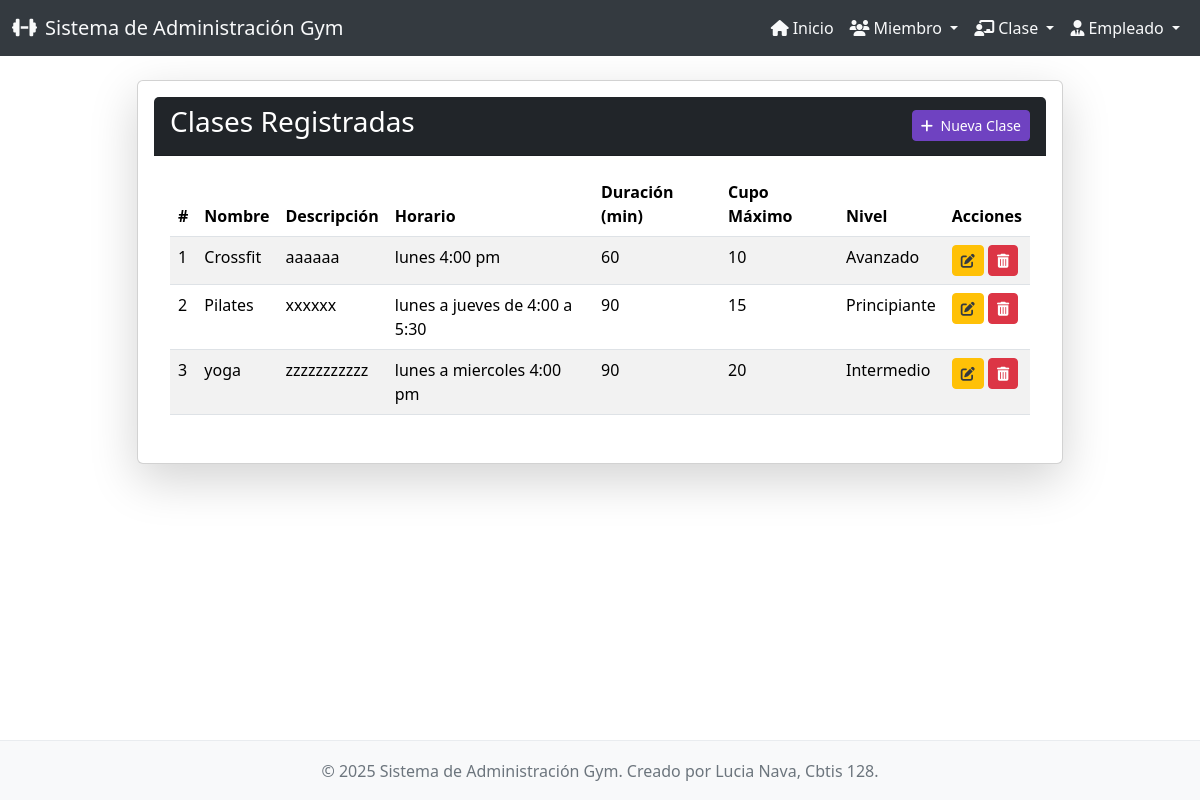
Page /clases/ on the committed database.
### app_gym/models.py (models this page shows, shortened)
class Clase(models.Model):
    nombre_clase = models.CharField(max_length=100)
    descripcion = models.TextField(blank=True, null=True)
    horario = models.CharField(max_length=50) # Ejemplo: "Lunes 10:00-11:00"
    duracion_minutos = models.IntegerField()
    cupo_maximo = models.IntegerField()
    nivel_dificultad = models.CharField(
        max_length=20,
        choices=[
            ('Principiante', 'Principiante'),
            ('Intermedio', 'Intermedio'),
            ('Avanzado', 'Avanzado'),
        ],
        default='Principiante'
    )

### app_gym/views.py (the view)
# urls.py: path('clases/', views.ver_clases, name='ver_clases'),
def ver_clases(request):
    try:
        clases = Clase.objects.all().order_by('horario', 'nombre_clase')
        if not clases.exists():
            messages.info(request, "No hay clases registradas para mostrar. ¡Añade algunas!")
        context = {'clases': clases}
        return render(request, 'clases/ver_clases.html', context)
    except Exception as e:
        messages.error(request, f"Ocurrió un error al cargar las clases: {e}")
        return render(request, 'app_gym/inicio.html', {'error_message': str(e)})

### app_gym/templates/clases/ver_clases.html (shortened to what this page needs)
{% extends 'app_gym/base.html' %}
{% block content %}
<div class="row justify-content-center">
    <div class="col-md-10">
        <div class="card shadow-lg p-3 mb-5 bg-body rounded">
            <div class="card-header bg-dark text-white text-center d-flex justify-content-between align-items-center">
                <h3>Clases Registradas</h3>
                <a href="{% url 'agregar_clase' %}" class="btn btn-primary btn-sm">
                    <i class="fas fa-plus me-1"></i> Nueva Clase
                </a>
            </div>
            <div class="card-body">
                {% if clases %}
                    <div class="table-responsive">
                        <table class="table table-striped table-hover">
                            <thead>
                                <tr>
                                    <th>#</th>
                                    <th>Nombre</th>
                                    <th>Descripción</th>
                                    <th>Horario</th>
                                    <th>Duración (min)</th>
                                    <th>Cupo Máximo</th>
                                    <th>Nivel</th>
                                    <th>Acciones</th>
                                </tr>
                            </thead>
                            <tbody>
                                {% for clase in clases %}
                                <tr>
                                    <td>{{ forloop.counter }}</td>
                                    <td>{{ clase.nombre_clase }}</td>
                                    <td>{{ clase.descripcion|truncatechars:50 }}</td>
                                    <td>{{ clase.horario }}</td>
                                    <td>{{ clase.duracion_minutos }}</td>
                                    <td>{{ clase.cupo_maximo }}</td>
                                    <td>{{ clase.nivel_dificultad }}</td>
                                    <td>
                                        <a href="{% url 'actualizar_clase' clase.pk %}" class="btn btn-warning btn-sm" title="Editar Clase">
                                            <i class="fas fa-edit"></i>
                                        </a>
                                        <a href="{% url 'borrar_clase' clase.pk %}" class="btn btn-danger btn-sm" title="Eliminar Clase">
                                            <i class="fas fa-trash-alt"></i>
                                        </a>
                                    </td>
                                </tr>
                                {% endfor %}
                            </tbody>
                        </table>
                    </div>
                {% else %}
                    <div class="alert alert-info text-center" role="alert">
                        No hay clases registradas. ¡Empieza añadiendo una!
                    </div>
                {% endif %}
            </div>
        </div>
    </div>
</div>
{% endblock %}

### app_gym/templates/app_gym/base.html (style rules this page uses)
body { display: flex; flex-direction: column; min-height: 100vh; }
.btn-primary { background-color: #6f42c1; border-color: #6f42c1; }
.btn-warning { background-color: #ffc107; border-color: #ffc107; color: #343a40; }
.btn-danger { background-color: #dc3545; border-color: #dc3545; }
.table thead { background-color: #e9ecef; }
.table tbody tr:nth-of-type(odd) { background-color: rgba(0,0,0,.05); }
.card { box-shadow: 0 0.5rem 1rem rgba(0,0,0,.075); }

### rows in the picture
Clase: nombre_clase "Crossfit", descripcion "aaaaaa", horario "lunes 4:00 pm", duracion_minutos "60", cupo_maximo "10", nivel_dificultad "Avanzado"
Clase: nombre_clase "Pilates", descripcion "xxxxxx", horario "lunes a jueves de 4:00 a 5:30", duracion_minutos "90", cupo_maximo "15", nivel_dificultad "Principiante"
Clase: nombre_clase "yoga", descripcion "zzzzzzzzzzz", horario "lunes a miercoles 4:00 pm", duracion_minutos "90", cupo_maximo "20", nivel_dificultad "Intermedio"
